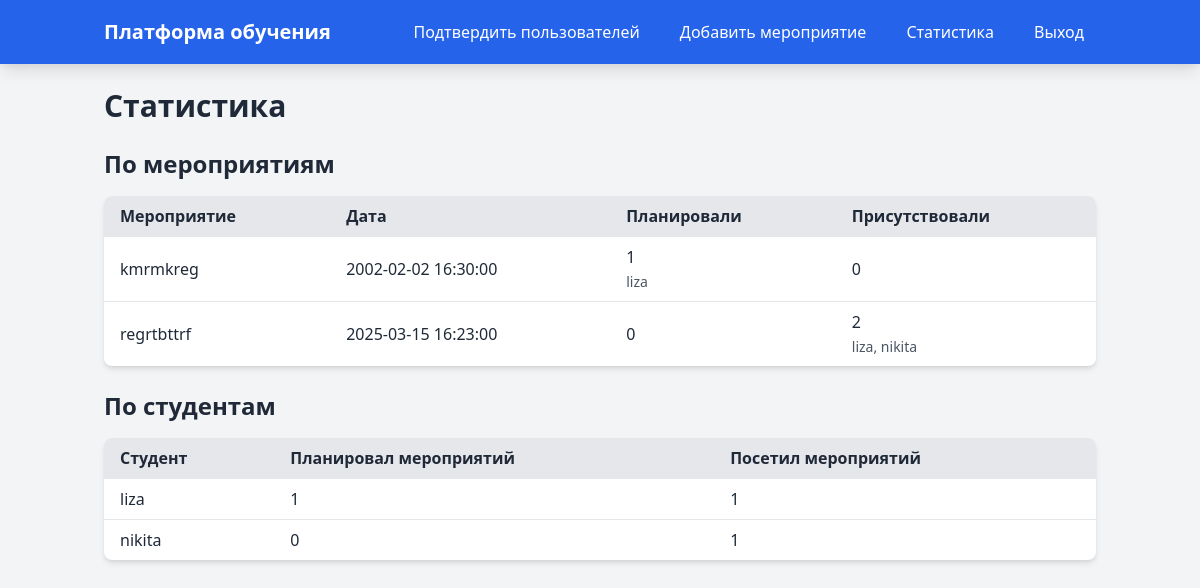
The page /statistics (signed in) on the database its author committed.
### app.py (models this page shows)
class User(db.Model):
    id = db.Column(db.Integer, primary_key=True)
    username = db.Column(db.String(80), unique=True, nullable=False)
    password = db.Column(db.String(120), nullable=False)
    role = db.Column(db.String(20), nullable=False)  # 'student' or 'teacher'
    approved = db.Column(db.Boolean, default=False)

class Event(db.Model):
    id = db.Column(db.Integer, primary_key=True)
    title = db.Column(db.String(100), nullable=False)
    date = db.Column(db.DateTime, nullable=False)
    description = db.Column(db.Text)

### app.py (the view)
@app.route('/statistics')
def statistics():
    if session.get('role') != 'teacher':
        return redirect(url_for('dashboard'))
    events = Event.query.order_by(Event.date).all()
    event_stats = []
    for event in events:
        intending_users = User.query.join(Attendance).filter(
            Attendance.event_id == event.id, Attendance.intending == True
        ).all()
        present_users = User.query.join(Attendance).filter(
            Attendance.event_id == event.id, Attendance.present == True
        ).all()
        event_stats.append({
            'event': event,
            'intending_count': len(intending_users),
            'intending_names': [u.username for u in intending_users],
            'present_count': len(present_users),
            'present_names': [u.username for u in present_users]
        })
    students = User.query.filter_by(role='student', approved=True).all()
    student_stats = []
    for student in students:
        intending_count = Attendance.query.filter_by(
            user_id=student.id, intending=True
        ).count()
        present_count = Attendance.query.filter_by(
            user_id=student.id, present=True
        ).count()
        student_stats.append({
            'student': student,
            'intending_count': intending_count,
            'present_count': present_count
        })
    return render_template('statistics.html', event_stats=event_stats, student_stats=student_stats)

### templates/statistics.html (shortened to what this page needs)
{% extends 'base.html' %}
{% block content %}
<h2 class="text-2xl font-bold mb-6 sm:text-3xl">Статистика</h2>
<h3 class="text-xl font-semibold mb-4 sm:text-2xl">По мероприятиям</h3>
<div class="hidden sm:block overflow-x-auto bg-white rounded-lg shadow-md">
    <table class="w-full table-auto">
        <thead class="bg-gray-200">
            <tr>
                <th class="px-4 py-2 text-left text-sm sm:text-base">Мероприятие</th>
                <th class="px-4 py-2 text-left text-sm sm:text-base">Дата</th>
                <th class="px-4 py-2 text-left text-sm sm:text-base">Планировали</th>
                <th class="px-4 py-2 text-left text-sm sm:text-base">Присутствовали</th>
            </tr>
        </thead>
        <tbody>
            {% for stat in event_stats %}
            <tr class="border-t">
                <td class="px-4 py-2 text-sm sm:text-base">{{ stat.event.title }}</td>
                <td class="px-4 py-2 text-sm sm:text-base">{{ stat.event.date }}</td>
                <td class="px-4 py-2 text-sm sm:text-base">
                    {{ stat.intending_count }}<br>
                    {% if stat.intending_names %}
                    <span class="text-sm text-gray-600">{{ stat.intending_names | join(', ') }}</span>
                    {% endif %}
                </td>
                <td class="px-4 py-2 text-sm sm:text-base">
                    {{ stat.present_count }}<br>
                    {% if stat.present_names %}
                    <span class="text-sm text-gray-600">{{ stat.present_names | join(', ') }}</span>
                    {% endif %}
                </td>
            </tr>
            {% endfor %}
        </tbody>
    </table>
</div>
<h3 class="text-xl font-semibold mt-6 mb-4 sm:text-2xl">По студентам</h3>
<div class="hidden sm:block overflow-x-auto bg-white rounded-lg shadow-md">
    <table class="w-full table-auto">
        <thead class="bg-gray-200">
            <tr>
                <th class="px-4 py-2 text-left text-sm sm:text-base">Студент</th>
                <th class="px-4 py-2 text-left text-sm sm:text-base">Планировал мероприятий</th>
                <th class="px-4 py-2 text-left text-sm sm:text-base">Посетил мероприятий</th>
            </tr>
        </thead>
        <tbody>
            {% for stat in student_stats %}
            <tr class="border-t">
                <td class="px-4 py-2 text-sm sm:text-base">{{ stat.student.username }}</td>
                <td class="px-4 py-2 text-sm sm:text-base">{{ stat.intending_count }}</td>
                <td class="px-4 py-2 text-sm sm:text-base">{{ stat.present_count }}</td>
            </tr>
            {% endfor %}
        </tbody>
    </table>
</div>
{% endblock %}

### templates/base.html (shortened to what this page needs)
<!DOCTYPE html>
<html lang="ru">
<head>
    <link href="https://cdn.jsdelivr.net/npm/tailwindcss@2.2.19/dist/tailwind.min.css" rel="stylesheet">
    <link href="{{ url_for('static', filename='styles.css') }}" rel="stylesheet">
</head>
<body class="bg-gray-100 text-gray-800 font-sans min-h-screen">
    <nav class="bg-blue-600 text-white shadow-lg">
        <div class="container mx-auto px-4 py-3 flex justify-between items-center">
            <a class="text-xl font-bold" href="{{ url_for('dashboard') }}">Платформа обучения</a>
            <div class="hidden sm:flex space-x-4">
                {% if session.role == 'teacher' %}
                <a class="hover:bg-blue-700 px-3 py-2 rounded transition duration-300" href="{{ url_for('approve_users') }}">Подтвердить пользователей</a>
                <a class="hover:bg-blue-700 px-3 py-2 rounded transition duration-300" href="{{ url_for('add_event') }}">Добавить мероприятие</a>
                <a class="hover:bg-blue-700 px-3 py-2 rounded transition duration-300" href="{{ url_for('statistics') }}">Статистика</a>
                {% endif %}
                <a class="hover:bg-blue-700 px-3 py-2 rounded transition duration-300" href="{{ url_for('logout') }}">Выход</a>
            </div>
        </div>
    </nav>
    <div class="container mx-auto px-4 py-6 animate-fade-in">
        {% block content %}{% endblock %}
    </div>
</body>
</html>

### static/styles.css (style rules this page uses)
.animate-fade-in { animation: fade-in 0.5s ease-out; }

### rows shown on the page
User: event "kmrmkreg", event "2002-02-02 16:30:00", intending_count "1", intending_names "liza", present_count "0", student.username "liza"
Event: event "regrtbttrf", event "2025-03-15 16:23:00"
User: student.username "nikita"

### other values the page prints
{{ stat.intending_count }} "0"
{{ stat.present_count }} "2"
{{ stat.present_names | join(', ') }} "liza, nikita"
{{ stat.intending_count }} "1" "0"
{{ stat.present_count }} "1" "1"
